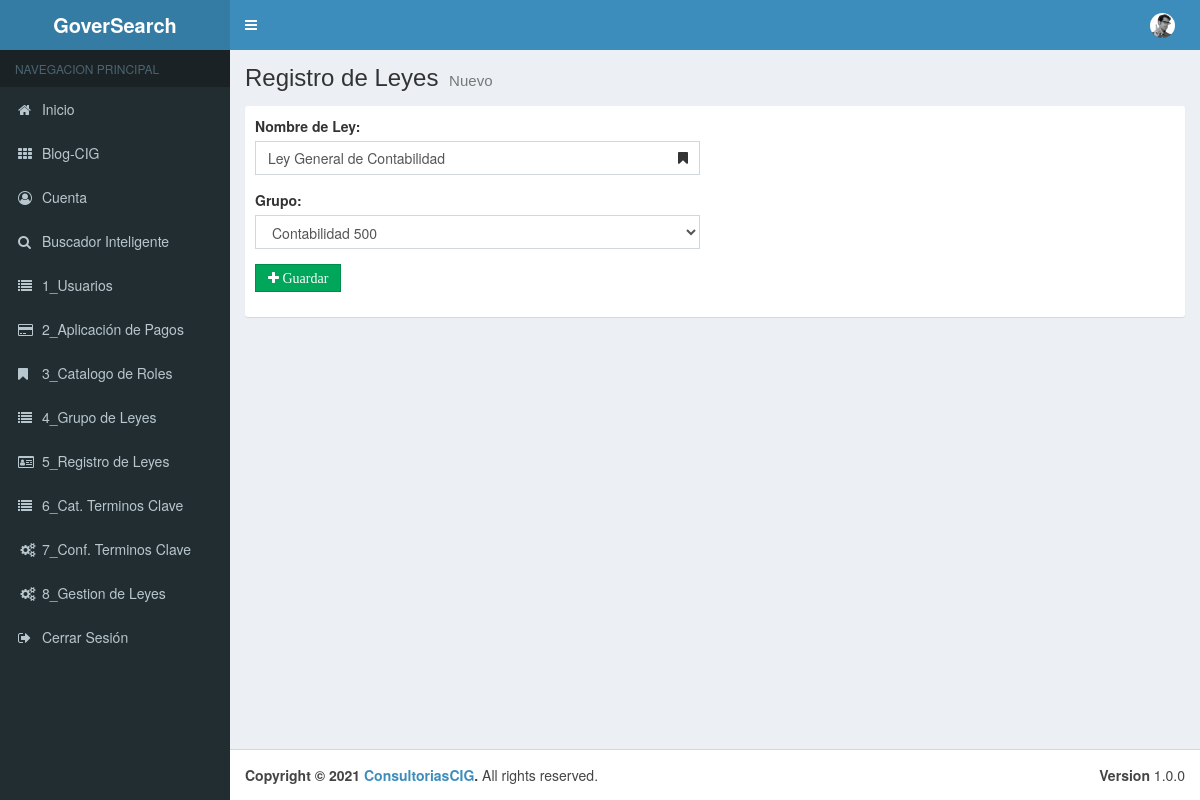
/00_Menu/cReg_Leyes/edit/1, run on an earlier commit of the app's database.
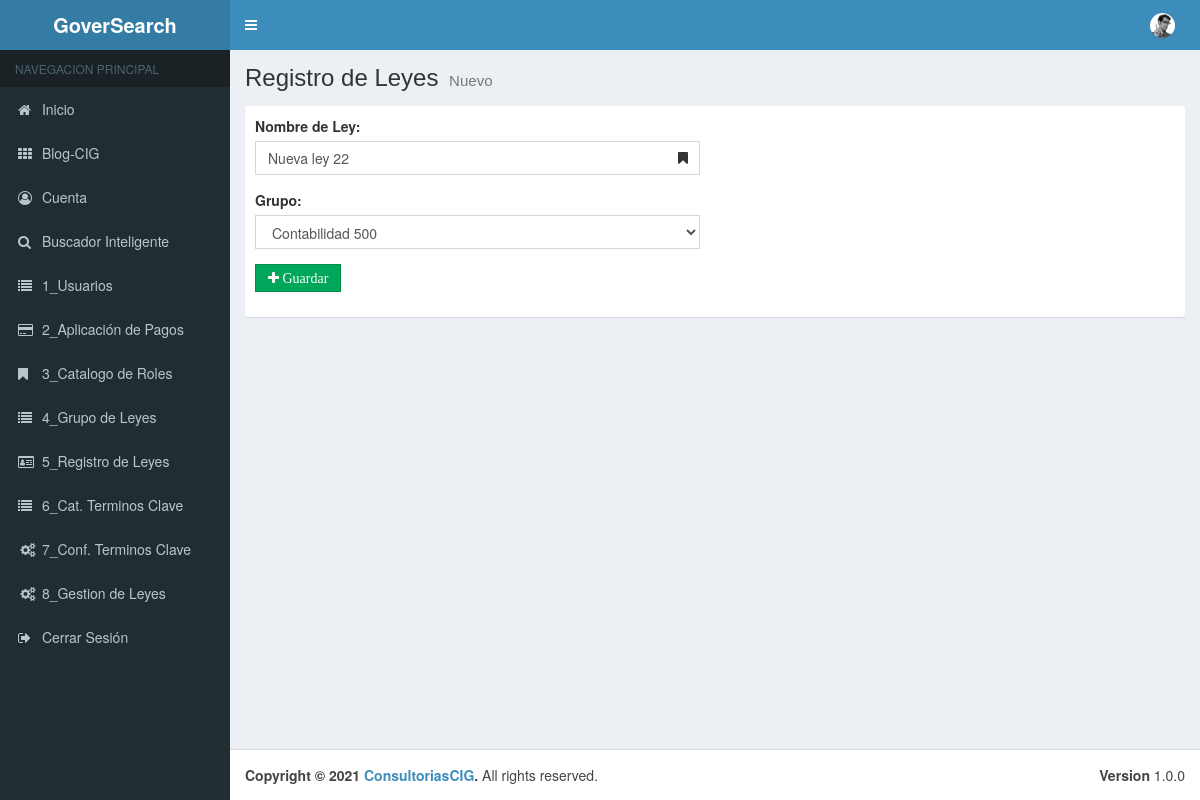
And on a later commit of the database.
### tables this page shows
CREATE TABLE `tbl_leyes` (
  `pk_Datos_Ley` int(11) NOT NULL,
  `Nombre_de_Ley` varchar(50) NOT NULL,
  `Grupo_pk` int(11) NOT NULL,
  `Estado` bit(1) NOT NULL
);

### application/controllers/00_Menu/cReg_Leyes.php (called while the page is built, shortened)
<?php
class cReg_Leyes extends CI_Controller {
	public function __construct(){
		$this->load->model("Reg_Leyes_Model");
		$this->load->model("Grupo_Leyes_Model");
	}
	public function edit($pk_Datos_Ley)
	{
		$data = array(
			'leyes' => $this->Reg_Leyes_Model->getClaveid($pk_Datos_Ley),
			'gpleyes' =>$this->Grupo_Leyes_Model->getGrupo_Model()
		);
		$this->load->view("layouts/header");
		$this->load->view("layouts/aside");
		$this->load->view("admin/01_Menu/vReg_Leyes/edit", $data);
		$this->load->view("layouts/footer");
	}
}

### index.php (called while the page is built, shortened)
<?php
require_once BASEPATH.'core/CodeIgniter.php';

### application/models/Reg_Leyes_Model.php (called while the page is built, shortened)
<?php
class Reg_Leyes_Model extends CI_Model {
    public function getClaveid($pk_Datos_Ley){
		$this->db->where("pk_Datos_Ley",$pk_Datos_Ley);
		$resultado = $this->db->get("tbl_leyes");
		return $resultado->row();
	}
}

### application/models/Grupo_Leyes_Model.php (called while the page is built, shortened)
<?php
class Grupo_Leyes_Model extends CI_Model {
    public function getGrupo_Model(){
        $this->db->where("Estado","1");
        $resultados = $this->db->get("tbl_gpo_leyes");
        return $resultados->result();
    }
}

### application/views/admin/01_Menu/vReg_Leyes/edit.php (the view, shortened to what this page needs)
<div class="content-wrapper">
    <section class="content-header">
        <h1>
        Registro de Leyes
        <small>Nuevo</small>
        </h1>
    </section>
    <section class="content">
        <div class="box box-solid">
            <div class="box-body">
                <div class="row">
                    <div class="col-md-6">
                        <form action="<?php echo base_url();?>00_Menu/cReg_Leyes/update" method="POST">
                            <div class="form-group has-feedback <?php echo form_error('Nombre_de_Ley') == true ? 'has-error':''?>">
                                <label for="Nombre_de_Ley">Nombre de Ley:</label>
                                <input type="text" placeholder="Nueva Ley" class="form-control" id="Nombre_de_Ley" name="Nombre_de_Ley" value="<?php echo $leyes->Nombre_de_Ley;?>">
                            </div>
                            <div class="form-group">
                                <label for="Grupo_pk">Grupo:</label>
                                <select name="Grupo_pk" id="Grupo_pk" class="form-control">
                                    <?php foreach($gpleyes as $Grupo):?>
                                        <?php if($Grupo->pk_Gpo_Ley == $leyes->Grupo_pk): ?>
                                        <option value="<?php echo $Grupo->pk_Gpo_Ley?>" selected><?php echo $Grupo->Nombre_de_Grupo;?></option>
                                        <?php else: ?>
                                        <option value="<?php echo $Grupo->pk_Gpo_Ley?>" ><?php echo $Grupo->Nombre_de_Grupo;?></option>
                                        <?php endif; ?>
                                    <?php endforeach;?>
                                </select>
                            </div>
                            <div class="form-group">
                                <button type="submit" class="fa fa-plus btn btn-success btn-flat"> Guardar</button>
                            </div>
                        </form>
                    </div>
                </div>
            </div>
        </div>
    </section>
</div>

What changed in the data, as far as the page shows it:
changed tbl_leyes: Nombre_de_Ley "Ley General de Contabilidad" → "Nueva ley 22"
